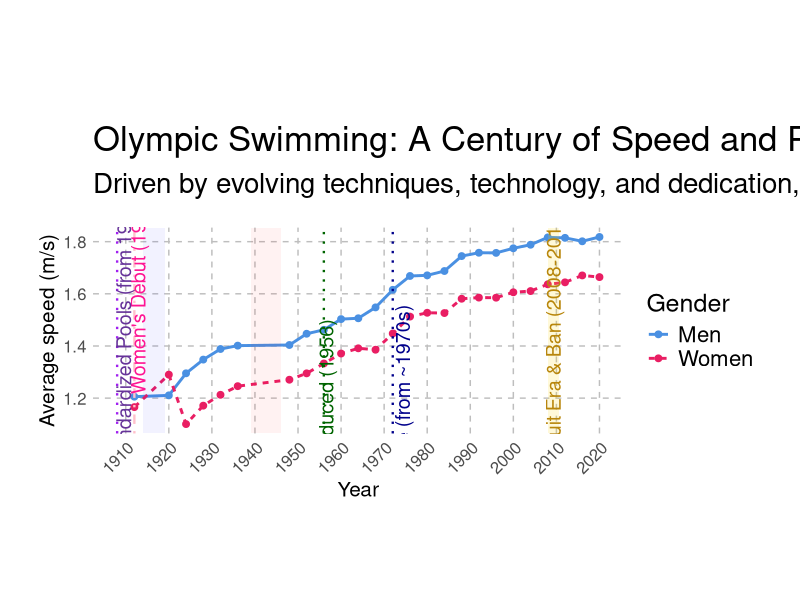
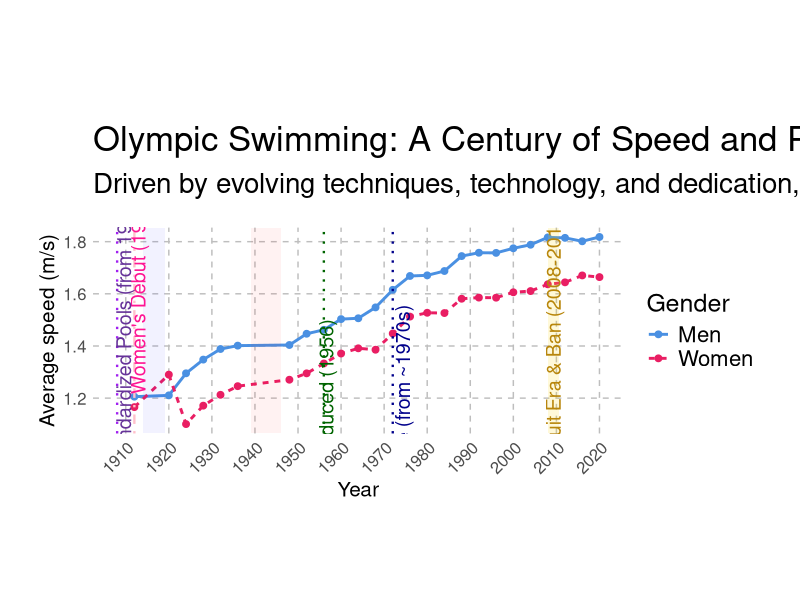

Write R code to recreate these figures, in order.
## ---- chunk 1
library(readr)
library(dplyr)
library(ggplot2)
library(stringr)
library(tidyr)
## ---- chunk 2
# 1. Data Loading
df <- read_csv("data/olympic_swimming.csv")
## ---- chunk 3
# 2. Data Cleaning/Transformation
distance_to_meters <- function(distance_str) {
  if (is.na(distance_str)) {
    return(NA_real_)
  }
  s <- tolower(as.character(distance_str))
  s <- str_replace_all(s, "m", "")
  s <- str_trim(s)

  if (str_detect(s, "x")) {
    return(NA_real_)
  }
  return(as.numeric(s))
}

time_to_seconds <- function(time_str) {
  if (is.na(time_str)) {
    return(NA_real_)
  }
  time_str <- str_trim(as.character(time_str))

  if (nchar(time_str) == 0 || grepl("[[:alpha:]]", time_str) || grepl(" ", time_str)) {
    return(NA_real_)
  }

  colon_count <- str_count(time_str, ":")

  if (colon_count == 2) {
    parts <- as.numeric(str_split(time_str, ":")[[1]])
    return(parts[1] * 3600 + parts[2] * 60 + parts[3])
  } else if (colon_count == 1) {
    parts <- as.numeric(str_split(time_str, ":")[[1]])
    return(parts[1] * 60 + parts[2])
  } else {
    return(as.numeric(time_str))
  }
}

df <- df %>%
  rowwise() %>%
  mutate(
    Distance_m = distance_to_meters(`Distance (in meters)`),
    time_sec = time_to_seconds(Results)
  ) %>%
  ungroup()
## ---- chunk 4
# 3. Filtering and 4. Calculate Speed
df_cleaned <- df %>%
  filter(`Relay?` == 0) %>%
  drop_na(time_sec, Distance_m) %>%
  mutate(speed = Distance_m / time_sec)
## ---- chunk 5
# 5. Aggregation
df_summary <- df_cleaned %>%
  group_by(Year, Gender) %>%
  summarise(speed = mean(speed, na.rm = TRUE)) %>%
  ungroup()
## ---- chunk 6
# 6. Plotting (using ggplot2)
p <- ggplot(df_summary, aes(x = Year, y = speed, color = Gender)) +
  geom_line(aes(linetype = Gender), linewidth = 1) +
  geom_point(size = 2) +
  scale_color_manual(values = c("Men" = "#4A90E2", "Women" = "#E91E63")) +
  labs(
    x = "Year",
    y = "Average speed (m/s)",
    title = "Olympic Swimming: A Century of Speed and Performance",
    subtitle = "Driven by evolving techniques, technology, and dedication, speeds consistently improved."
  ) +
  theme_minimal() +
  theme(
    plot.title = element_text(hjust = 0, size = 25, margin = margin(t = 20, b = 10)),
    plot.subtitle = element_text(hjust = 0, size = 20, margin = margin(b = 20)),
    axis.title = element_text(size = 15), # Increased size for axis titles
    axis.text = element_text(size = 12),  # Increased size for axis tick labels
    legend.title = element_text(size = 18), # Increased size for legend title
    legend.text = element_text(size = 16),  # Increased size for legend text
    panel.grid.major = element_line(linetype = "dashed", color = "gray"),
    panel.grid.minor = element_blank(),
    plot.margin = unit(c(2.5, 1, 2.5, 1), "cm"),
    plot.background = element_rect(fill = "transparent", colour = NA),
    panel.background = element_rect(fill = "transparent", colour = NA) # Transparent panel background
  )

# Get y-axis limits from the data for relative positioning of annotations
min_y_data <- min(df_summary$speed, na.rm = TRUE)
max_y_data <- max(df_summary$speed, na.rm = TRUE)

# Calculate bottom annotation y-position based on plot height, adjusted for larger text
y_pos_bottom_annotations <- min_y_data + (max_y_data - min_y_data) * 0.08 # Increased slightly for more room

# Add annotations (rectangles for shaded areas, vlines for dotted lines)
# All 'size' values for annotations increased to 5 for better readability.
# Position adjustments (y, vjust, hjust) are made to prevent overlap.

# Tech-suit Era & Ban (2008-2010)
p <- p + annotate("rect", xmin = 2008, xmax = 2010.5, ymin = -Inf, ymax = Inf,
                  fill = "gold", alpha = 0.15) +
  annotate("text", x = (2008 + 2010.5) / 2, y = y_pos_bottom_annotations,
           label = "Tech-suit Era & Ban (2008-2010)", angle = 90,
           vjust = 0.5, hjust = 0.3, # Centered relative to x,y
           color = "darkgoldenrod", size = 5) # Increased size

# WWII (1939-1946)
p <- p + annotate("rect", xmin = 1939, xmax = 1946, ymin = -Inf, ymax = Inf,
                  fill = "red", alpha = 0.05) +
  annotate("text", x = 1942, y = y_pos_bottom_annotations,
           label = "WWII (1939-1946)", angle = 90,
           vjust = 0.5, hjust = -2.9, # Centered relative to x,y
           color = "darkred", size = 5) # Increased size

# WWI (1914-1919)
p <- p + annotate("rect", xmin = 1914, xmax = 1919, ymin = -Inf, ymax = Inf,
                  fill = "blue", alpha = 0.05) +
  annotate("text", x = 1916, y = y_pos_bottom_annotations,
           label = "WWI (1914-1919)", angle = 90,
           vjust = 0.5, hjust = -3.05, # Centered relative to x,y
           color = "darkblue", size = 5) # Increased size

# Widespread Goggle Use (from ~1970s)
p <- p + geom_vline(xintercept = 1972, linetype = "dotted", color = "darkblue", linewidth = 0.8) +
  annotate("text", x = 1972.5, y = max_y_data * 0.75, # Slightly lower y for more space
           label = "Widespread Goggle Use (from ~1970s)", angle = 90,
           vjust = 1, hjust = 0.85, # Centered relative to x,y
           color = "darkblue", size = 5) # Increased size

# Women’s debut (1912)
p <- p + geom_vline(xintercept = 1912, linetype = "dotdash", color = "pink", linewidth = 0.8) +
  annotate("text", x = 1912.5, y = max_y_data * 0.88, # Slightly lower y for more space
           label = "Women's Debut (1912)", angle = 90,
           vjust = 0.6, hjust = 0.5, # Centered relative to x,y
           color = "deeppink", size = 5) # Increased size

# Standardized Pools (from 1908)
p <- p + geom_vline(xintercept = 1908, linetype = "dotted", color = "purple", linewidth = 0.8) +
  annotate("text", x = 1908.5, y = max_y_data * 0.80, # Slightly lower y for more space
           label = "Standardized Pools (from 1908)", angle = 90,
           vjust = 0.8, hjust = 0.5, # Centered relative to x,y
           color = "#663399", size = 5) # Increased size

# Butterfly Introduction (1956)
p <- p + geom_vline(xintercept = 1956, linetype = "dotted", color = "darkgreen", linewidth = 0.8) +
  annotate("text", x = 1956.5, y = max_y_data * 0.68, # Slightly lower y for more space
           label = "Butterfly Introduced (1956)", angle = 90,
           vjust = 0.5, hjust = 0.7, # Centered relative to x,y
           color = "darkgreen", size = 5) # Increased size


# 7. X-axis ticks modification (label every 10 years, starting from a clean decade)
p <- p + scale_x_continuous(breaks = seq(floor(min(df_summary$Year) / 10) * 10, ceiling(max(df_summary$Year) / 10) * 10, by = 10)) +
  theme(axis.text.x = element_text(angle = 45, hjust = 1))

# Explicitly print the plot object (Quarto will pick this up for display)
print(p)

# Save the plot to a file (optional, Quarto can also save plots automatically)
ggsave("olympic_swimming_trends_R.png", plot = p, width = 15, height = 8, units = "in")
